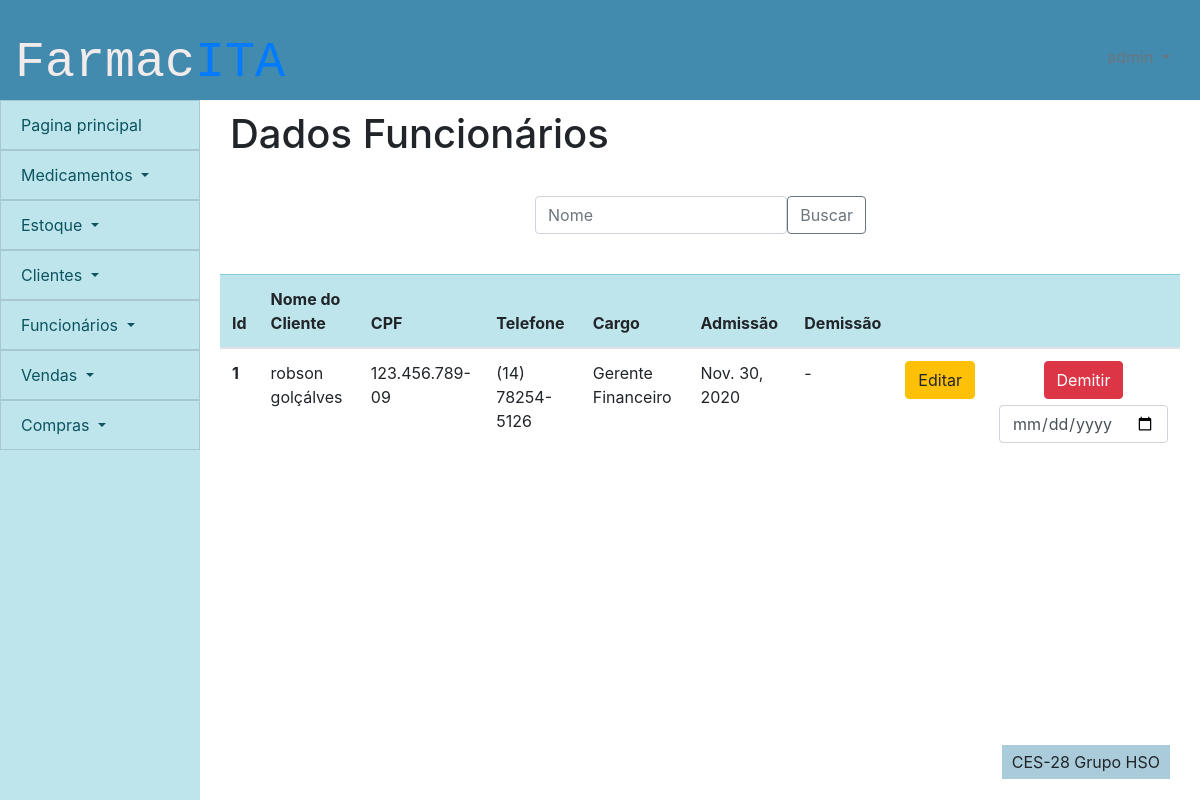
Page /pessoas/editar_usuario (signed in) on the earlier database version.
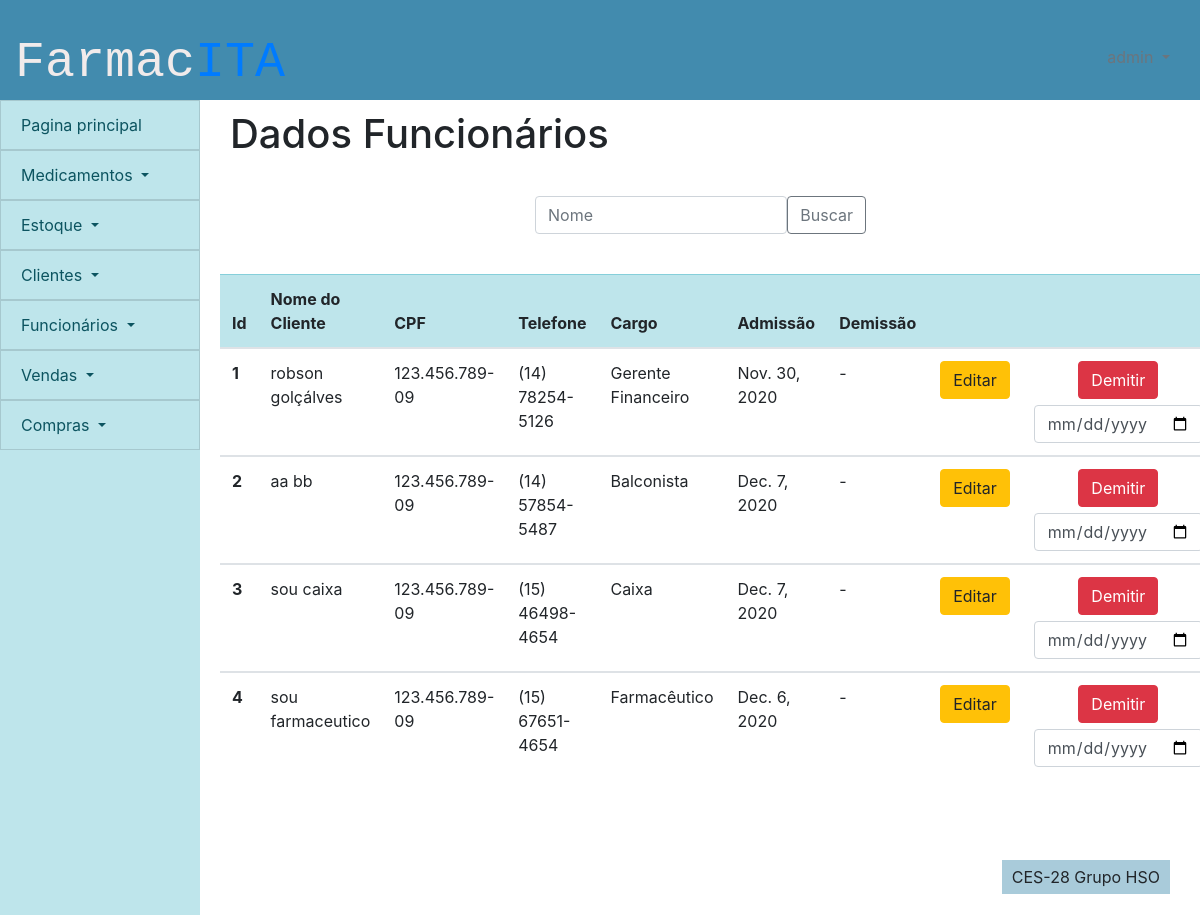
Same page on the later database version.
### pessoas/models.py (models this page shows)
class funcionario(models.Model):
    id = models.AutoField(primary_key=True, auto_created=True)
    user = models.OneToOneField(User,on_delete=models.CASCADE)
    nome_funcionario = models.CharField(max_length=300)
    cpf = models.CharField(max_length=14)
    telefone = models.CharField(max_length=15)
    cargo = models.CharField(max_length=100)
    data_de_admissao = models.DateField(auto_now=False,auto_now_add=False,null=False)
    data_de_demissao = models.DateField(auto_now=False,auto_now_add=False,null=True)
    class Meta:
        db_table = 'funcionarios'

### pessoas/views.py (the view, shortened to what this page needs)
# urls.py: path('editar_usuario',views.editar_usuario, name = 'editar_usuario'),
def editar_usuario(request):
    if request.user.is_authenticated:
        editar = False
        lista = funcionario.objects.all()
        busca = request.GET.get('buscacliente')
        if busca:
            editar = False
            lista = funcionario.objects.filter(nome_funcionario__icontains = busca)
        delete = request.GET.get('delete')
        data = request.GET.get('data_de_demissao')
        if delete:
            print("olha aki")
            teste = funcionario.objects.filter(id = delete)
            print(data)
            teste.update(data_de_demissao = data)
        editando = request.GET.get('edit')
        if editando:
            editar = True
            lista = funcionario.objects.filter(id = editando)
        return render(request,'pessoas/pagina_edicao_de_usuario.html',{'lista':lista,'editar':editar})
    else:
        return failed_login(request)

### frontend/pessoas/pagina_edicao_de_usuario.html (shortened to what this page needs)
{% extends 'template/padrao.html' %}
{% load static %}
{%block titulo-conteudo %}
Dados Funcionários
{% endblock %}
{% block content %}
<div>
    <div class="row formulario">
        <div class="col-sm-12">
            <div>
                <form method="GET">
                    <div class="input-group-prepend">
                        <input type="text" class="form-control" placeholder="Nome" name="buscacliente" id="buscacliente">
                    <button class="btn btn-outline-secondary" type="submit" id="button-addon1">Buscar</button>
                    </div>
                    </form>
            </div>
        </div>
    </div>
    <div class="tabela">
        <table class="table table-hover">
            <thead class="table-info">
                <tr>
                    <th scope="col">Id</th>
                    <th scope="col">Nome do Cliente</th>
                    <th scope="col">CPF</th>
                    <th scope="col">Telefone</th>
                    <th scope="col">Cargo</th>
                    <th scope="col">Admissão</th>
                    <th scope="col">Demissão</th>
                    <th></th>
                    <th></th>
                </tr>
            </thead>
            {% for i in lista %}
            <tbody>
                <tr class={{i.id}}>
                    <th scope="row">{{i.id}}</th>
                    <td class = "nome">{{i.nome_funcionario}}</td>
                    <td class = "cpf">{{i.cpf}}</td>
                    <td class = "telefone">{{i.telefone}}</td>
                    <td class = "cargo">{{i.cargo}}</td>
                    <td class = "admissao">{{i.data_de_admissao}}</td>
                    <td class = "demissao">
                        {% if i.data_de_demissao == None%}
                        {{"-"}}
                        {%else%}
                        {{i.data_de_demissao}}
                        {% endif%}
                    </td>
                    <td>
                        <form class= "centro">
                            <button value = {{i.id}} name = 'edit' class="btn btn-warning"  type = "submit" >Editar</button>
                        </form>
                    </td>
                    <td>
                        {% if i.data_de_demissao == None%}
                        <form class= "centro">
                            <button  value = {{i.id}} name = 'delete' class="btn btn-danger botao" type = "submit">Demitir</button>
                            <input type="date" required class="form-control background-none custom-input" id="data_de_admissao", name = 'data_de_demissao'>
                        </form>
                        {% endif%}
                    </td>
                </tr>
            </tbody>
            {% endfor %}
        </table>
    </div>
</div>
{% endblock %}

### frontend/template/padrao.html (shortened to what this page needs)
{% load static %}
<!DOCTYPE html>
<html lang="en">
<head>
    <link href="{% static 'bootstrap-4.5.3-dist/css/bootstrap.css' %}" rel="stylesheet">
    <link href="{% static '_css/style.css' %}" rel="stylesheet">
</head>
<body>
    <div id="header">
        <div class="row">
            <div class="text-left titulo">
                <p class="logo">Farmac<span class="logo-span">ITA</span></p>
            </div>
        </div>
        <div class="usuario dropdown text-right">
            <a class="dropdown-toggle text-secondary" href="#" role="button" id="dropdownusuario" data-toggle="dropdown"
                aria-haspopup="true" aria-expanded="false">
            </a>
        </div>
    </div>
    <nav class="list-group-item-info" id="menu">
        <div class="dropdown">
            <a class="list-group-item list-group-item-action list-group-item-info dropdown-item"
            role="button" id="dropdownprincipal"  aria-expanded="false" href="/pessoas/pagina_principal" >
                 Pagina principal
            </a>
        </div>
        <div class="dropdown">
            <a class="list-group-item list-group-item-action list-group-item-info dropdown-toggle" href="#"
                role="button" id="dropdownmedicamentos" data-toggle="dropdown" aria-haspopup="true" aria-expanded="false">
                Medicamentos
            </a>
        </div>
        <div class="dropdown">
            <a class="list-group-item list-group-item-action list-group-item-info dropdown-toggle" href="#"
                role="button" id="dropdownestoque" data-toggle="dropdown" aria-haspopup="true" aria-expanded="false">
                Estoque
            </a>
        </div>
        <div class="dropdown">
            <a class="list-group-item list-group-item-action list-group-item-info dropdown-toggle" href="#"
                role="button" id="dropdownclientes" data-toggle="dropdown" aria-haspopup="true" aria-expanded="false">
                Clientes
            </a>
        </div>
        <div class="dropdown">
            <a class="list-group-item list-group-item-action list-group-item-info dropdown-toggle" href="#"
                role="button" id="dropdownfuncionarios" data-toggle="dropdown" aria-haspopup="true" aria-expanded="false">
                Funcionários
            </a>
        </div>
        <div class="dropdown">
            <a class="list-group-item list-group-item-action list-group-item-info dropdown-toggle" href="#"
                role="button" id="dropdownvendas" data-toggle="dropdown" aria-haspopup="true" aria-expanded="false">
                Vendas
            </a>
        </div>
        <div class="dropdown">
            <a class="list-group-item list-group-item-action list-group-item-info dropdown-toggle" href="#"
                role="button" id="dropdowncompras" data-toggle="dropdown" aria-haspopup="true" aria-expanded="false">
                Compras
            </a>
        </div>
    </nav>
    <div id="content">
        <div class="titulo_pagina">
            <h1 class="h1">
                {% block titulo-conteudo %}
                {% endblock %}
            </h1>
        </div>
        {% block content %}
        {% endblock %}
    </div>
    <div id="footer">
        <p class="rodape-texto align-text-bottom">CES-28 Grupo HSO</p>
    </div>
</body>
</html>

### static/_css/style.css (style rules this page uses)
:root { --bdazzled-blue: #3d5a80ff; --pale-cerulean: #98c1d9ff; --light-cyan: rgb(240, 254, 255); --burnt-sienna: #6BA368; --gunmetal: #515B3A; --header-height:100px; --menu-width:200px; --footer-height:100px; --form-width:400px; --table-width: 1000px; }
.logo { font-size: 50px; font-family: monospace; color: rgb(241, 235, 235); }
.logo-span { color: var(--primary); }
.formulario { width: var(--form-width); margin: 0 auto ; padding: 20px; }
.tabela { width: var(--table-width); padding: 20px; margin: 0 auto; }
body { display: grid; grid-template-columns: var(--menu-width) 1fr; grid-template-rows: var(--header-height) 1fr var(--footer-height); grid-template-areas: " cabeca cabeca" " links conteudo" " links rodape" ; height: 100vh; }
.usuario { padding: 45px 30px; color: white; }
.titulo { padding: 25px 30px ; }
div#header { display:grid; grid-template-columns: 1fr 1fr; grid-area: cabeca; background-color: #428bae }
nav#menu { grid-area: links ; }
div#content { grid-area: conteudo; }
div#footer { padding-top: 45px ; text-align: center; grid-area: rodape; }
.rodape-texto { float:right; width: auto; margin-right: 30px; padding: 5px 10px ; background-color: #428cae73 }
.titulo_pagina { padding: 10px 30px; }

### frontend/pessoas/pagina_edicao_de_usuario.html (style rules this page uses)
.centro { text-align: center; }
.botao { margin-bottom:6px; }

Differences in the rows shown:
added funcionario: id "2", nome_funcionario "aa bb", cpf "123.456.789-09", telefone "(14) 57854-5487", cargo "Balconista", data_de_admissao "Dec. 7, 2020", value "-"
added funcionario: id "3", nome_funcionario "sou caixa", cpf "123.456.789-09", telefone "(15) 46498-4654", cargo "Caixa", data_de_admissao "Dec. 7, 2020", value "-"
added funcionario: id "4", nome_funcionario "sou farmaceutico", cpf "123.456.789-09", telefone "(15) 67651-4654", cargo "Farmacêutico", data_de_admissao "Dec. 6, 2020", value "-"
